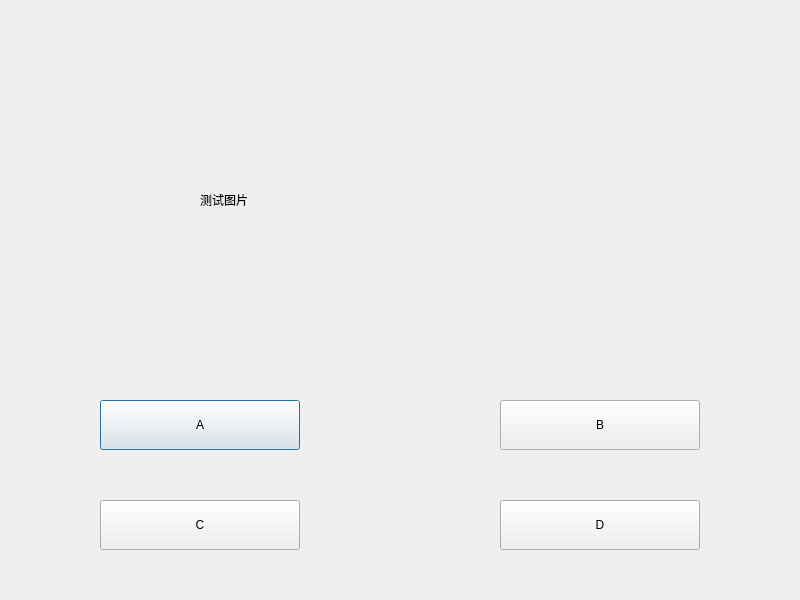
<?xml version="1.0" encoding="UTF-8"?>
<ui version="4.0">
 <class>SceneCognitionDialog</class>
 <widget class="QDialog" name="SceneCognitionDialog">
  <property name="geometry">
   <rect>
    <x>0</x>
    <y>0</y>
    <width>800</width>
    <height>600</height>
   </rect>
  </property>
  <property name="windowTitle">
   <string>场景认知能力评估</string>
  </property>
  <widget class="QLabel" name="cognitiveTestImageLabel">
   <property name="geometry">
    <rect>
     <x>200</x>
     <y>50</y>
     <width>400</width>
     <height>300</height>
    </rect>
   </property>
   <property name="text">
    <string>测试图片</string>
   </property>
  </widget>
  <widget class="QPushButton" name="pushButtonA">
   <property name="geometry">
    <rect>
     <x>100</x>
     <y>400</y>
     <width>200</width>
     <height>50</height>
    </rect>
   </property>
   <property name="text">
    <string>A</string>
   </property>
  </widget>
  <widget class="QPushButton" name="pushButtonB">
   <property name="geometry">
    <rect>
     <x>500</x>
     <y>400</y>
     <width>200</width>
     <height>50</height>
    </rect>
   </property>
   <property name="text">
    <string>B</string>
   </property>
  </widget>
  <widget class="QPushButton" name="pushButtonC">
   <property name="geometry">
    <rect>
     <x>100</x>
     <y>500</y>
     <width>200</width>
     <height>50</height>
    </rect>
   </property>
   <property name="text">
    <string>C</string>
   </property>
  </widget>
  <widget class="QPushButton" name="pushButtonD">
   <property name="geometry">
    <rect>
     <x>500</x>
     <y>500</y>
     <width>200</width>
     <height>50</height>
    </rect>
   </property>
   <property name="text">
    <string>D</string>
   </property>
  </widget>
 </widget>
 <resources/>
 <connections/>
</ui>
